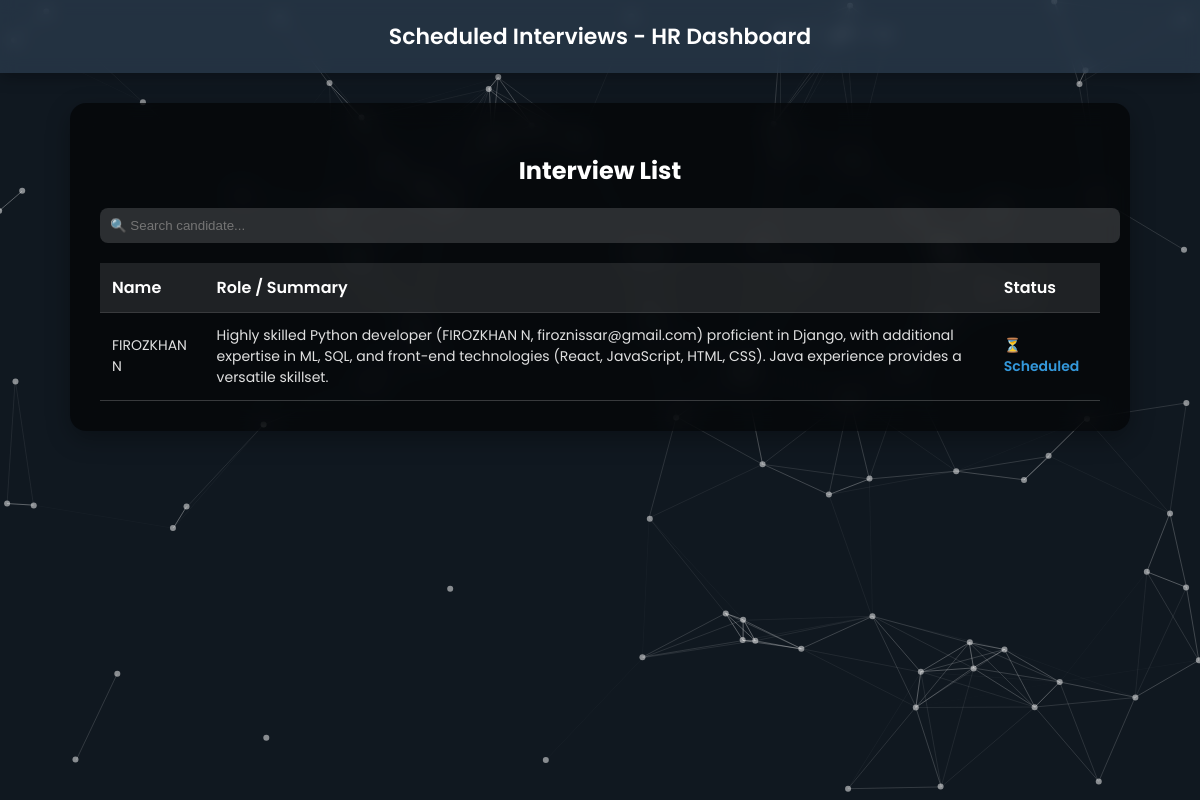
The page /show_interviews/ on the database its author committed.
### hrai/models.py (models this page shows, shortened)
class candidate(models.Model):
    application = models.ForeignKey(jobapplication, on_delete=models.CASCADE)
    resume = models.FileField(upload_to='resumes/')
    name = models.CharField(max_length=100)
    email = models.EmailField(null=True, blank=True)
    score = models.FloatField(null=True, blank=True)
    summary = models.TextField(null=True, blank=True)
    STATUS_CHOICES = [
        ('pending', 'Pending Review'),
        ('under_review', 'Under Review'),
        ('shortlisted', 'Shortlisted'),
        ('selected', 'Selected'),
        ('rejected', 'Rejected'),
        ('interview', 'Interview Scheduled'),
        ('hired', 'Hired'),
    ]
    status = models.CharField(max_length=20, choices=STATUS_CHOICES, default='pending')

### hrai/views.py (the view)
# urls.py: path("show_interviews/",views.show_interviews_schedule,name="show_interviews"),
def show_interviews_schedule(request):
    interviews=candidate.objects.filter(status="interview").order_by("-score")
    return render(request,"show_interviews.html",{"interviews":interviews})

### hrai/templates/show_interviews.html (shortened to what this page needs)
<!DOCTYPE html>
<html lang="en">
<head>
</head>
<body>
  <div id="particles-js"></div>
  <header>Scheduled Interviews - HR Dashboard</header>
  <div class="container">
    <h2>Interview List</h2>
    <input type="text" id="searchBox" placeholder="🔍 Search candidate...">
    <table id="candidateTable">
      <tr>
        <th>Name</th>
        <th>Role / Summary</th>
        <th>Status</th>
      </tr>
      {% for cand in interviews %}
      <tr>
        <td>{{ cand.name }}</td>
        <td>{{ cand.summary }}</td>
        <td class="status">⏳ Scheduled</td>
      </tr>
      {% empty %}
      <tr>
        <td colspan="3" style="text-align:center; color:#bbb;">No interviews scheduled</td>
      </tr>
      {% endfor %}
    </table>
  </div>
  <script>
    particlesJS("particles-js", {
      "particles": {
        "number": { "value": 80, "density": { "enable": true, "value_area": 800 } },
        "color": { "value": "#ffffff" },
        "shape": { "type": "circle" },
        "opacity": { "value": 0.5 },
        "size": { "value": 3 },
        "line_linked": { "enable": true, "distance": 150, "color": "#ffffff", "opacity": 0.4, "width": 1 },
        "move": { "enable": true, "speed": 3 }
      },
      "interactivity": {
        "detect_on": "canvas",
        "events": {
          "onhover": { "enable": true, "mode": "grab" },
          "onclick": { "enable": true, "mode": "push" }
        },
        "modes": {
          "grab": { "distance": 140, "line_linked": { "opacity": 1 } },
          "push": { "particles_nb": 4 }
        }
      },
      "retina_detect": true
    });
    // Simple search filter
    const searchBox = document.getElementById('searchBox');
    const table = document.getElementById('candidateTable');
    const rows = table.getElementsByTagName('tr');
    searchBox.addEventListener('input', function() {
      const searchText = this.value.toLowerCase();
      for (let i = 1; i < rows.length; i++) {
        const nameCell = rows[i].cells[0].textContent.toLowerCase();
        rows[i].style.display = nameCell.includes(searchText) ? '' : 'none';
      }
    });
  </script>
</body>
</html>

### hrai/templates/show_interviews.html (style rules this page uses)
body, html { margin: 0; padding: 0; font-family: 'Poppins', sans-serif; height: 100%; background: #101820; color: #e0e0e0; position: relative; }
#particles-js { position: fixed; width: 100%; height: 100%; top: 0; left: 0; z-index: 0; }
header { background: rgba(45, 62, 80, 0.7); padding: 20px; text-align: center; font-size: 22px; font-weight: 600; color: #fff; box-shadow: 0 4px 15px rgba(0,0,0,0.3); backdrop-filter: blur(8px); position: relative; z-index: 1; }
.container { max-width: 1000px; margin: 30px auto; background: rgba(0, 0, 0, 0.6); border-radius: 16px; padding: 30px; box-shadow: 0 8px 25px rgba(0,0,0,0.3); backdrop-filter: blur(12px); position: relative; z-index: 1; }
h2 { margin-bottom: 20px; text-align: center; font-size: 24px; color: #fff; }
input#searchBox { padding: 10px; width: 100%; margin-bottom: 20px; border-radius: 8px; border: none; outline: none; background: rgba(255, 255, 255, 0.15); color: #fff; }
table { width: 100%; border-collapse: collapse; }
th, td { padding: 12px; text-align: left; border-bottom: 1px solid rgba(255,255,255,0.2); }
th { background: rgba(255, 255, 255, 0.1); font-weight: 600; color: #fff; }
td { font-size: 14px; }
.status { font-weight: 600; color: #3498db; }

### rows shown on the page
candidate: name "FIROZKHAN N", summary "Highly skilled Python developer (FIROZKHAN N, firoznissar@gmail.com) proficient in Django, with additional expertise in ML, SQL, and front-end technologies (React, JavaScript, HTML, CSS). Java experience provides a versatile skillset."
